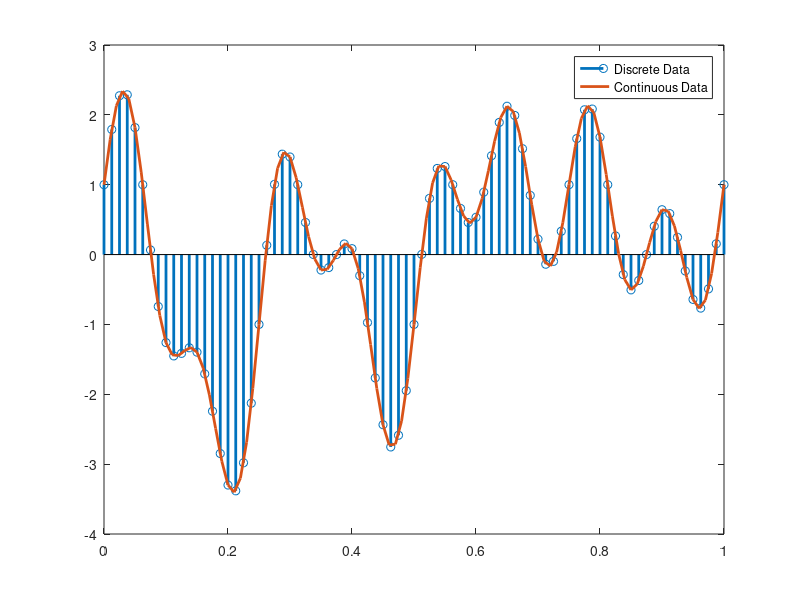

Source code (MATLAB): (Note: this script raises an error after producing the figure.)
%All Variables

%Nyquist frequency and rate
Fn = 8;%Nyquist Frequency
Fn2 = 3;
Fn3 = 4;
Fn4 = 1;

%Nyquist rate
Fnr = 2*(Fn);

%Sampling Period
Sp = 5*(Fnr);%Sampling Frequency
Ts = 1/(Sp);%Sampling period
T = 1/(Fn);%General Time period

%Number of Samples
N = T/Ts; %Number of samples needed
n = 0:1:N+70; %Integer Index, this will be usually added with an extra number to increase sampling range. 
% Just adding one usually does not fill the entire graph, so trial and
% error must be used.

nTs = n * Ts; %Sampling Intervals
x_c = sin(2*pi*Fn*nTs) + cos(2*pi*Fn2*nTs) + sin(2*pi*Fn3*nTs) - sin(2*pi*Fn4*nTs); %summation of frequencies
% x_c = cos(2*pi*3*nTs) - sin(2*pi*18*nTs) %summation of frequencies
% involving only two frequencies. Unlike the above example which hosts four
% frequencies, this one only includes two.

%Second Part
t = 0:0.01:1;
x_c2 = sin(2*pi*Fn*t) + cos(2*pi*Fn2*t) + sin(2*pi*Fn3*t) - sin(2*pi*Fn4*t);
% x_c2 = cos(2*pi*3*t) - sin(2*pi*18*t)


% figure('units','normalized','outerposition',[0 0 1 1])
stem(nTs, x_c, 'linewidth', 2);
hold
plot(t, x_c2, 'linewidth', 2)
lgd = legend('Discrete Data', 'Continuous Data');
lgd.FontSize = 12;
set(gca,'XTick',[0:0.2:1.8]);
set(gca,'YTick',[-2:0.5:2]);
title('Time vs Magnitude','fontweight','bold','fontsize',16);
xlabel('Time','fontweight','bold','fontsize',15)
ylabel('Magnitude','fontweight','bold','fontsize',15)
grid